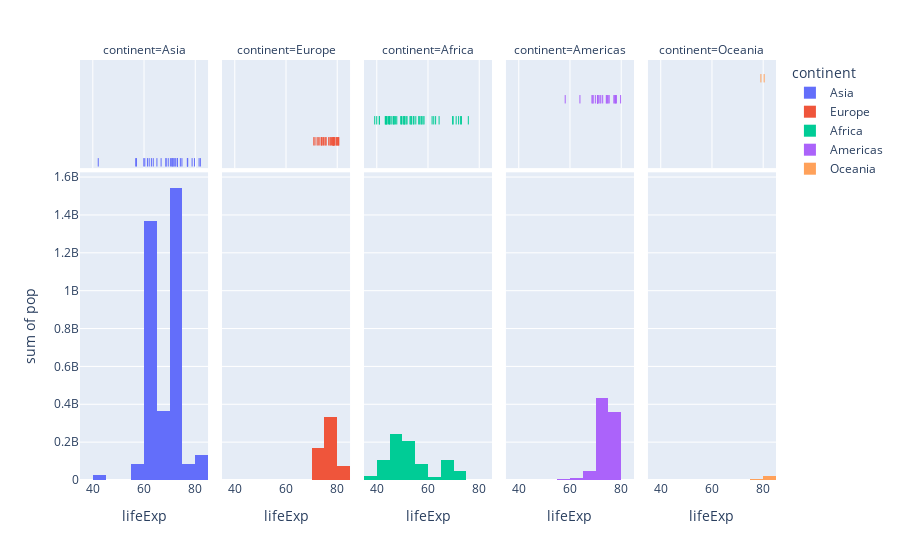

The cell this chart's notebook holds for it:
### Code cell
px.histogram(data_frame=df,x="lifeExp",y='pop',hover_name='country',color='continent',marginal='rug',facet_col='continent')

### Figure 1 — Plotly figure (JSON) as saved in the notebook; plotly's stock layout.template omitted (floating-point values rounded to 4 significant figures)
{"data": [{"alignmentgroup": "True", "bingroup": "x", "histfunc": "sum", "hovertemplate": "continent=Asia<br>lifeExp=%{x}<br>sum of pop=%{y}<extra></extra>", "legendgroup": "Asia", "marker": {"color": "#636efa", "pattern": {"shape": ""}}, "name": "Asia", "offsetgroup": "Asia", "orientation": "v", "showlegend": true, "type": "histogram", "x": [42.13, 74.8, 62.01, 56.75, 72.03, 81.5, 62.88, 68.59, 69.45, 57.05, 79.7, 82, 71.26, 66.66, 77.05, 76.9, 71.03, 73.04, 65.03, 59.91, 61.34, 74.19, 63.61, 70.3, 71.63, 78.77, 70.81, 73.05, 76.99, 68.56, 73.02, 72.37, 60.31], "xaxis": "x", "y": [25268405, 656397, 135656790, 12926707, 1280400000, 6762476, 1034172547, 211060000, 66907826, 24001816, 6029529, 127065841, 5307470, 22215365, 47969150, 2111561, 3677780, 22662365, 2674234, 45598081, 25873917, 2713462, 153403524, 82995088, 24501530, 4197776, 19576783, 17155814, 22454239, 62806748, 80908147, 3389578, 18701257], "yaxis": "y"}, {"alignmentgroup": "True", "boxpoints": "all", "fillcolor": "rgba(255,255,255,0)", "hoveron": "points", "hovertemplate": "<b>%{hovertext}</b><br><br>continent=Asia<br>lifeExp=%{x}<extra></extra>", "hovertext": ["Afghanistan", "Bahrain", "Bangladesh", "Cambodia", "China", "Hong Kong, China", "India", "Indonesia", "Iran", "Iraq", "Israel", "Japan", "Jordan", "Korea, Dem. Rep.", "Korea, Rep.", "Kuwait", "Lebanon", "Malaysia", "Mongolia", "Myanmar", "Nepal", "Oman", "Pakistan", "Philippines", "Saudi Arabia", "Singapore", "Sri Lanka", "Syria", "Taiwan", "Thailand", "Vietnam", "West Bank and Gaza", "Yemen, Rep."], "jitter": 0, "legendgroup": "Asia", "line": {"color": "rgba(255,255,255,0)"}, "marker": {"color": "#636efa", "symbol": "line-ns-open"}, "name": "Asia", "offsetgroup": "Asia", "showlegend": false, "type": "box", "x": [42.13, 74.8, 62.01, 56.75, 72.03, 81.5, 62.88, 68.59, 69.45, 57.05, 79.7, 82, 71.26, 66.66, 77.05, 76.9, 71.03, 73.04, 65.03, 59.91, 61.34, 74.19, 63.61, 70.3, 71.63, 78.77, 70.81, 73.05, 76.99, 68.56, 73.02, 72.37, 60.31], "xaxis": "x6", "yaxis": "y6"}, {"alignmentgroup": "True", "bingroup": "x", "histfunc": "sum", "hovertemplate": "continent=Europe<br>lifeExp=%{x}<br>sum of pop=%{y}<extra></extra>", "legendgroup": "Europe", "marker": {"color": "#EF553B", "pattern": {"shape": ""}}, "name": "Europe", "offsetgroup": "Europe", "orientation": "v", "showlegend": true, "type": "histogram", "x": [75.65, 78.98, 78.32, 74.09, 72.14, 74.88, 75.51, 77.18, 78.37, 79.59, 78.67, 78.26, 72.59, 80.5, 77.78, 80.24, 73.98, 78.53, 79.05, 74.67, 77.29, 71.32, 73.21, 73.8, 76.66, 79.78, 80.04, 80.62, 70.84, 78.47], "xaxis": "x2", "y": [3508512, 8148312, 10311970, 4165416, 7661799, 4481020, 10256295, 5374693, 5193039, 59925035, 82350671, 10603863, 10083313, 288030, 3879155, 57926999, 720230, 16122830, 4535591, 38625976, 10433867, 22404337, 10111559, 5410052, 2011497, 40152517, 8954175, 7361757, 67308928, 59912431], "yaxis": "y2"}, {"alignmentgroup": "True", "boxpoints": "all", "fillcolor": "rgba(255,255,255,0)", "hoveron": "points", "hovertemplate": "<b>%{hovertext}</b><br><br>continent=Europe<br>lifeExp=%{x}<extra></extra>", "hovertext": ["Albania", "Austria", "Belgium", "Bosnia and Herzegovina", "Bulgaria", "Croatia", "Czech Republic", "Denmark", "Finland", "France", "Germany", "Greece", "Hungary", "Iceland", "Ireland", "Italy", "Montenegro", "Netherlands", "Norway", "Poland", "Portugal", "Romania", "Serbia", "Slovak Republic", "Slovenia", "Spain", "Sweden", "Switzerland", "Turkey", "United Kingdom"], "jitter": 0, "legendgroup": "Europe", "line": {"color": "rgba(255,255,255,0)"}, "marker": {"color": "#EF553B", "symbol": "line-ns-open"}, "name": "Europe", "offsetgroup": "Europe", "showlegend": false, "type": "box", "x": [75.65, 78.98, 78.32, 74.09, 72.14, 74.88, 75.51, 77.18, 78.37, 79.59, 78.67, 78.26, 72.59, 80.5, 77.78, 80.24, 73.98, 78.53, 79.05, 74.67, 77.29, 71.32, 73.21, 73.8, 76.66, 79.78, 80.04, 80.62, 70.84, 78.47], "xaxis": "x7", "yaxis": "y7"}, {"alignmentgroup": "True", "bingroup": "x", "histfunc": "sum", "hovertemplate": "continent=Africa<br>lifeExp=%{x}<br>sum of pop=%{y}<extra></extra>", "legendgroup": "Africa", "marker": {"color": "#00cc96", "pattern": {"shape": ""}}, "name": "Africa", "offsetgroup": "Africa", "orientation": "v", "showlegend": true, "type": "histogram", "x": [70.99, 41.0, 54.41, 46.63, 50.65, 47.36, 49.86, 43.31, 50.52, 62.97, 44.97, 52.97, 46.83, 53.37, 69.81, 49.35, 55.24, 50.73, 56.76, 58.04, 58.45, 53.68, 45.5, 50.99, 44.59, 43.75, 72.74, 57.29, 45.01, 51.82, 62.25, 71.95, 69.61, 44.03, 51.48, 54.5, 46.61, 75.74, 43.41, 64.34, 61.6, 41.01, 45.94, 53.37, 56.37, 43.87, 49.65, 57.56, 73.04, 47.81, 39.19, 39.99], "xaxis": "x3", "y": [31287142, 10866106, 7026113, 1630347, 12251209, 7021078, 15929988, 4048013, 8835739, 614382, 55379852, 3328795, 16252726, 447416, 73312559, 495627, 4414865, 67946797, 1299304, 1457766, 20550751, 8807818, 1332459, 31386842, 2046772, 2814651, 5368585, 16473477, 11824495, 10580176, 2828858, 1200206, 31167783, 18473780, 1972153, 11140655, 119901274, 743981, 7852401, 170372, 10870037, 5359092, 7753310, 44433622, 37090298, 1130269, 34593779, 4977378, 9770575, 24739869, 10595811, 11926563], "yaxis": "y3"}, {"alignmentgroup": "True", "boxpoints": "all", "fillcolor": "rgba(255,255,255,0)", "hoveron": "points", "hovertemplate": "<b>%{hovertext}</b><br><br>continent=Africa<br>lifeExp=%{x}<extra></extra>", "hovertext": ["Algeria", "Angola", "Benin", "Botswana", "Burkina Faso", "Burundi", "Cameroon", "Central African Republic", "Chad", "Comoros", "Congo, Dem. Rep.", "Congo, Rep.", "Cote d'Ivoire", "Djibouti", "Egypt", "Equatorial Guinea", "Eritrea", "Ethiopia", "Gabon", "Gambia", "Ghana", "Guinea", "Guinea-Bissau", "Kenya", "Lesotho", "Liberia", "Libya", "Madagascar", "Malawi", "Mali", "Mauritania", "Mauritius", "Morocco", "Mozambique", "Namibia", "Niger", "Nigeria", "Reunion", "Rwanda", "Sao Tome and Principe", "Senegal", "Sierra Leone", "Somalia", "South Africa", "Sudan", "Swaziland", "Tanzania", "Togo", "Tunisia", "Uganda", "Zambia", "Zimbabwe"], "jitter": 0, "legendgroup": "Africa", "line": {"color": "rgba(255,255,255,0)"}, "marker": {"color": "#00cc96", "symbol": "line-ns-open"}, "name": "Africa", "offsetgroup": "Africa", "showlegend": false, "type": "box", "x": [70.99, 41.0, 54.41, 46.63, 50.65, 47.36, 49.86, 43.31, 50.52, 62.97, 44.97, 52.97, 46.83, 53.37, 69.81, 49.35, 55.24, 50.73, 56.76, 58.04, 58.45, 53.68, 45.5, 50.99, 44.59, 43.75, 72.74, 57.29, 45.01, 51.82, 62.25, 71.95, 69.61, 44.03, 51.48, 54.5, 46.61, 75.74, 43.41, 64.34, 61.6, 41.01, 45.94, 53.37, 56.37, 43.87, 49.65, 57.56, 73.04, 47.81, 39.19, 39.99], "xaxis": "x8", "yaxis": "y8"}, {"alignmentgroup": "True", "bingroup": "x", "histfunc": "sum", "hovertemplate": "continent=Americas<br>lifeExp=%{x}<br>sum of pop=%{y}<extra></extra>", "legendgroup": "Americas", "marker": {"color": "#ab63fa", "pattern": {"shape": ""}}, "name": "Americas", "offsetgroup": "Americas", "orientation": "v", "showlegend": true, "type": "histogram", "x": [74.34, 63.88, 71.01, 79.77, 77.86, 71.68, 78.12, 77.16, 70.85, 74.17, 70.73, 68.98, 58.14, 68.56, 72.05, 74.9, 70.84, 74.71, 70.75, 69.91, 77.78, 68.98, 77.31, 75.31, 72.77], "xaxis": "x4", "y": [38331121, 8445134, 179914212, 31902268, 15497046, 41008227, 3834934, 11226999, 8650322, 12921234, 6353681, 11178650, 7607651, 6677328, 2664659, 102479927, 5146848, 2990875, 5884491, 26769436, 3859606, 1101832, 287675526, 3363085, 24287670], "yaxis": "y4"}, {"alignmentgroup": "True", "boxpoints": "all", "fillcolor": "rgba(255,255,255,0)", "hoveron": "points", "hovertemplate": "<b>%{hovertext}</b><br><br>continent=Americas<br>lifeExp=%{x}<extra></extra>", "hovertext": ["Argentina", "Bolivia", "Brazil", "Canada", "Chile", "Colombia", "Costa Rica", "Cuba", "Dominican Republic", "Ecuador", "El Salvador", "Guatemala", "Haiti", "Honduras", "Jamaica", "Mexico", "Nicaragua", "Panama", "Paraguay", "Peru", "Puerto Rico", "Trinidad and Tobago", "United States", "Uruguay", "Venezuela"], "jitter": 0, "legendgroup": "Americas", "line": {"color": "rgba(255,255,255,0)"}, "marker": {"color": "#ab63fa", "symbol": "line-ns-open"}, "name": "Americas", "offsetgroup": "Americas", "showlegend": false, "type": "box", "x": [74.34, 63.88, 71.01, 79.77, 77.86, 71.68, 78.12, 77.16, 70.85, 74.17, 70.73, 68.98, 58.14, 68.56, 72.05, 74.9, 70.84, 74.71, 70.75, 69.91, 77.78, 68.98, 77.31, 75.31, 72.77], "xaxis": "x9", "yaxis": "y9"}, {"alignmentgroup": "True", "bingroup": "x", "histfunc": "sum", "hovertemplate": "continent=Oceania<br>lifeExp=%{x}<br>sum of pop=%{y}<extra></extra>", "legendgroup": "Oceania", "marker": {"color": "#FFA15A", "pattern": {"shape": ""}}, "name": "Oceania", "offsetgroup": "Oceania", "orientation": "v", "showlegend": true, "type": "histogram", "x": [80.37, 79.11], "xaxis": "x5", "y": [19546792, 3908037], "yaxis": "y5"}, {"alignmentgroup": "True", "boxpoints": "all", "fillcolor": "rgba(255,255,255,0)", "hoveron": "points", "hovertemplate": "<b>%{hovertext}</b><br><br>continent=Oceania<br>lifeExp=%{x}<extra></extra>", "hovertext": ["Australia", "New Zealand"], "jitter": 0, "legendgroup": "Oceania", "line": {"color": "rgba(255,255,255,0)"}, "marker": {"color": "#FFA15A", "symbol": "line-ns-open"}, "name": "Oceania", "offsetgroup": "Oceania", "showlegend": false, "type": "box", "x": [80.37, 79.11], "xaxis": "x10", "yaxis": "y10"}], "layout": {"annotations": [{"font": {}, "showarrow": false, "text": "continent=Asia", "x": 0.092, "xanchor": "center", "xref": "paper", "y": 1, "yanchor": "bottom", "yref": "paper"}, {"font": {}, "showarrow": false, "text": "continent=Europe", "x": 0.296, "xanchor": "center", "xref": "paper", "y": 1, "yanchor": "bottom", "yref": "paper"}, {"font": {}, "showarrow": false, "text": "continent=Africa", "x": 0.5, "xanchor": "center", "xref": "paper", "y": 1, "yanchor": "bottom", "yref": "paper"}, {"font": {}, "showarrow": false, "text": "continent=Americas", "x": 0.704, "xanchor": "center", "xref": "paper", "y": 1, "yanchor": "bottom", "yref": "paper"}, {"font": {}, "showarrow": false, "text": "continent=Oceania", "x": 0.908, "xanchor": "center", "xref": "paper", "y": 1, "yanchor": "bottom", "yref": "paper"}], "barmode": "relative", "legend": {"title": {"text": "continent"}, "tracegroupgap": 0}, "margin": {"t": 60}, "xaxis": {"anchor": "y", "domain": [0, 0.184], "title": {"text": "lifeExp"}}, "xaxis10": {"anchor": "y10", "domain": [0.816, 1], "matches": "x", "showgrid": true, "showticklabels": false}, "xaxis2": {"anchor": "y2", "domain": [0.204, 0.388], "matches": "x", "title": {"text": "lifeExp"}}, "xaxis3": {"anchor": "y3", "domain": [0.408, 0.592], "matches": "x", "title": {"text": "lifeExp"}}, "xaxis4": {"anchor": "y4", "domain": [0.612, 0.796], "matches": "x", "title": {"text": "lifeExp"}}, "xaxis5": {"anchor": "y5", "domain": [0.816, 1], "matches": "x", "title": {"text": "lifeExp"}}, "xaxis6": {"anchor": "y6", "domain": [0, 0.184], "matches": "x", "showgrid": true, "showticklabels": false}, "xaxis7": {"anchor": "y7", "domain": [0.204, 0.388], "matches": "x", "showgrid": true, "showticklabels": false}, "xaxis8": {"anchor": "y8", "domain": [0.408, 0.592], "matches": "x", "showgrid": true, "showticklabels": false}, "xaxis9": {"anchor": "y9", "domain": [0.612, 0.796], "matches": "x", "showgrid": true, "showticklabels": false}, "yaxis": {"anchor": "x", "domain": [0, 0.7326], "title": {"text": "sum of pop"}}, "yaxis10": {"anchor": "x10", "domain": [0.7426, 1], "matches": "y6", "showgrid": false, "showline": false, "showticklabels": false, "ticks": ""}, "yaxis2": {"anchor": "x2", "domain": [0, 0.7326], "matches": "y", "showticklabels": false}, "yaxis3": {"anchor": "x3", "domain": [0, 0.7326], "matches": "y", "showticklabels": false}, "yaxis4": {"anchor": "x4", "domain": [0, 0.7326], "matches": "y", "showticklabels": false}, "yaxis5": {"anchor": "x5", "domain": [0, 0.7326], "matches": "y", "showticklabels": false}, "yaxis6": {"anchor": "x6", "domain": [0.7426, 1], "matches": "y6", "showgrid": false, "showline": false, "showticklabels": false, "ticks": ""}, "yaxis7": {"anchor": "x7", "domain": [0.7426, 1], "matches": "y6", "showgrid": false, "showline": false, "showticklabels": false, "ticks": ""}, "yaxis8": {"anchor": "x8", "domain": [0.7426, 1], "matches": "y6", "showgrid": false, "showline": false, "showticklabels": false, "ticks": ""}, "yaxis9": {"anchor": "x9", "domain": [0.7426, 1], "matches": "y6", "showgrid": false, "showline": false, "showticklabels": false, "ticks": ""}}}
